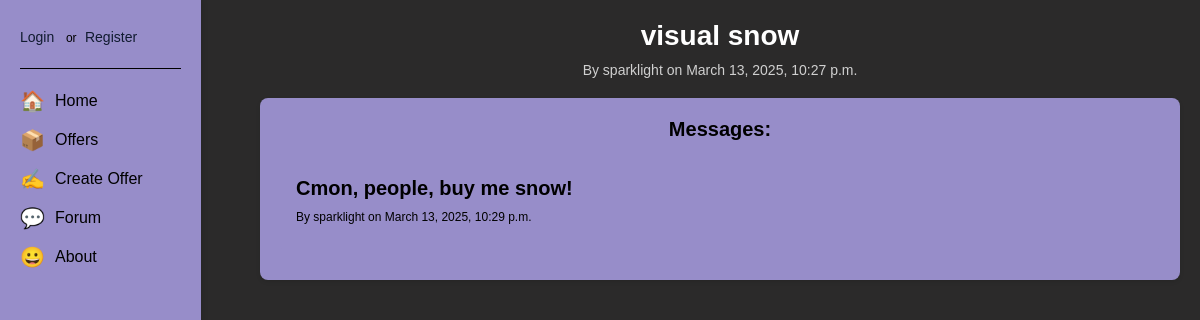
The app's page /tradeapp/forum/thread/8/ with its own data.
### tradeapp/models.py (models this page shows, shortened)
class Thread(models.Model):
    topic = models.CharField(max_length=200)
    author = models.ForeignKey(User, on_delete=models.CASCADE)
    created_at = models.DateTimeField(default=timezone.now)
    offer = models.ForeignKey(Offer, on_delete=models.SET_NULL, related_name='threads', null=True, blank=True)

class Message(models.Model):
    thread = models.ForeignKey(Thread, on_delete=models.CASCADE, related_name='messages')
    author = models.ForeignKey(User, on_delete=models.CASCADE)
    content = models.TextField()
    created_at = models.DateTimeField(default=timezone.now)
    updated_at = models.DateTimeField(auto_now=True)

### tradeapp/views.py (the view)
# urls.py: path('forum/thread/<int:thread_id>/', views.thread_detail, name='thread_detail'),
def thread_detail(request, thread_id):
    thread = get_object_or_404(Thread, id=thread_id)
    message_list = thread.messages.all()
    is_immutable = thread.offer and not thread.offer.is_open
    if request.method == 'POST':
        if not request.user.is_authenticated:
            messages.error(request, "You must be logged in to post a message.")
            return redirect('login')
        if is_immutable:
            messages.error(request, "This thread is closed and cannot be modified.")
            return redirect('thread_detail', thread_id=thread.id)
        if not request.user.is_staff:
            messages.error(request, "Only admin users can post messages in technical threads.")
            return redirect('thread_detail', thread_id=thread.id)
        form = MessageForm(request.POST)
        if form.is_valid():
            message = form.save(commit=False)
            message.thread = thread
            message.author = request.user
            message.save()
            return redirect('thread_detail', thread_id=thread.id)
    else:
        form = MessageForm()
    return render(request, 'forum/thread_detail.html', {
        'thread': thread,
        'messages': message_list,
        'form': form,
        'is_immutable': is_immutable,
    })

### tradeapp/templates/forum/thread_detail.html (shortened to what this page needs)
{% extends "base.html" %}
{% block content %}
<h1 class="thread-title">{{ thread.topic }}</h1>
<p class="thread-meta">By {{ thread.author.username }} on {{ thread.created_at }}</p>
<div class="forum-container">
    <h2 style="text-align: center;">Messages:</h2>
    <ul class="message-list">
        {% for message in messages %}
            <li>
                <p>{{ message.content }}</p>
                <p class="message-meta">By {{ message.author.username }} on {{ message.created_at }}</p>
            </li>
        {% endfor %}
    </ul>
</div>
{% endblock %}

### tradeapp/static/css/main.css (style rules this page uses)
* { margin: 0; padding: 0; box-sizing: border-box; }
body { font-family: 'Lucida Sans', 'Lucida Sans Regular', 'Lucida Grande', 'Lucida Sans Unicode', Geneva, Verdana, sans-serif; min-height: 100vh; background-color: rgb(43, 42, 42); color: rgb(0, 0, 0); font-size: 1.5rem; }
h1, h2 { font-size: 1.2rem; color: #ffffff; }
p { font-size: 1rem; color: #ffffff; }
.thread-title { text-align: center; font-size: 28px; color: #ffffff; margin-bottom: 10px; }
.thread-meta { text-align: center; font-size: 14px; color: #d0d0d0; margin-bottom: 20px; }
.message-list { list-style: none; padding: 0; }
.message-list li { background-color: #978dc9; border: 1px solid #978dc9; border-radius: 4px; margin-bottom: 10px; padding: 15px; }
.message-meta { color: #888; font-size: 0.9em; }
.message-list li p { margin: 10px 0; color: #000000; }
.message-list li p:first-child { font-size: 20px; font-weight: bold; color: #000000; }
.message-list li p:last-child { color: #000000; font-size: 12px; }
.forum-container { background-color: #978dc9; border-radius: 8px; box-shadow: 0 2px 4px rgba(0, 0, 0, 0.1); padding: 20px; margin-bottom: 20px; }
.forum-container li p { font-size: 12px; color: #000000; }
.forum-container h2 { font-size: 20px; color: #000000; margin-bottom: 10px; }

### records on screen
Thread: topic "visual snow", author.username "sparklight", created_at "March 13, 2025, 10:27 p.m."
Message: content "Cmon, people, buy me snow!", author.username "sparklight", created_at "March 13, 2025, 10:29 p.m."
